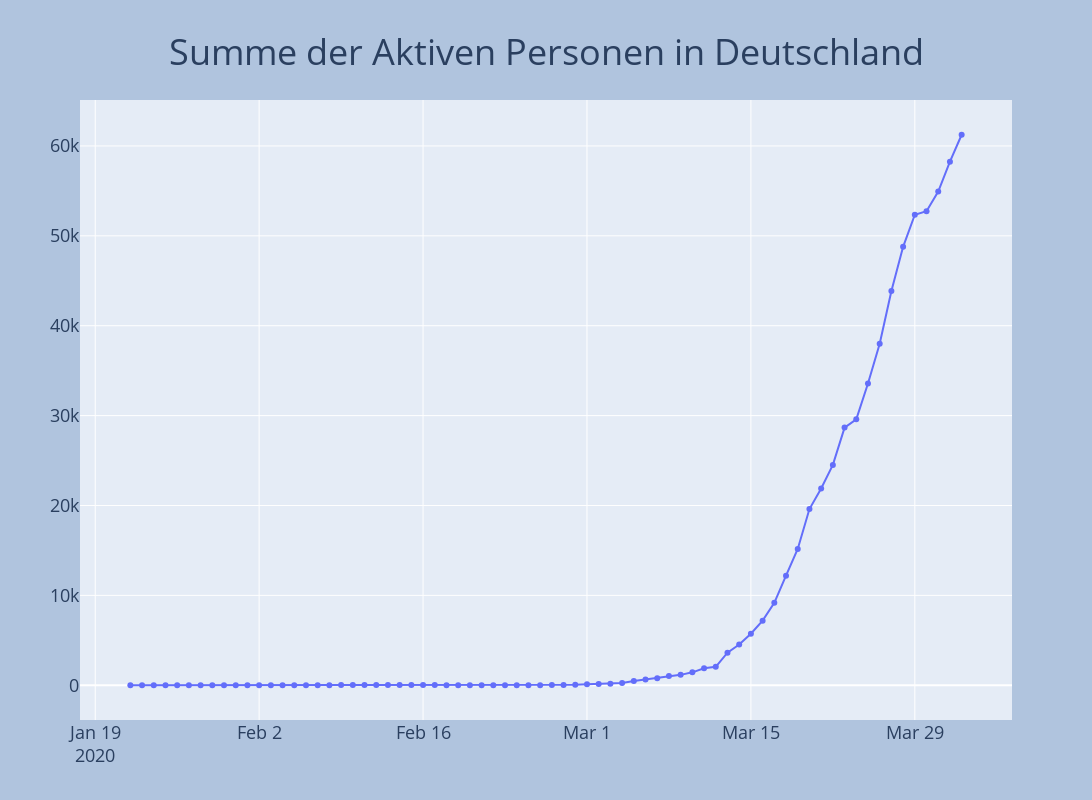

The code cell stored with this chart in its notebook:
### Code cell
fig = go.Figure()
fig.add_trace(go.Scatter(x=df.datum, y=df.aktiv,mode='lines+markers'))
fig = plot_layout(fig, 'Summe der Aktiven Personen in Deutschland')
fig.show()
